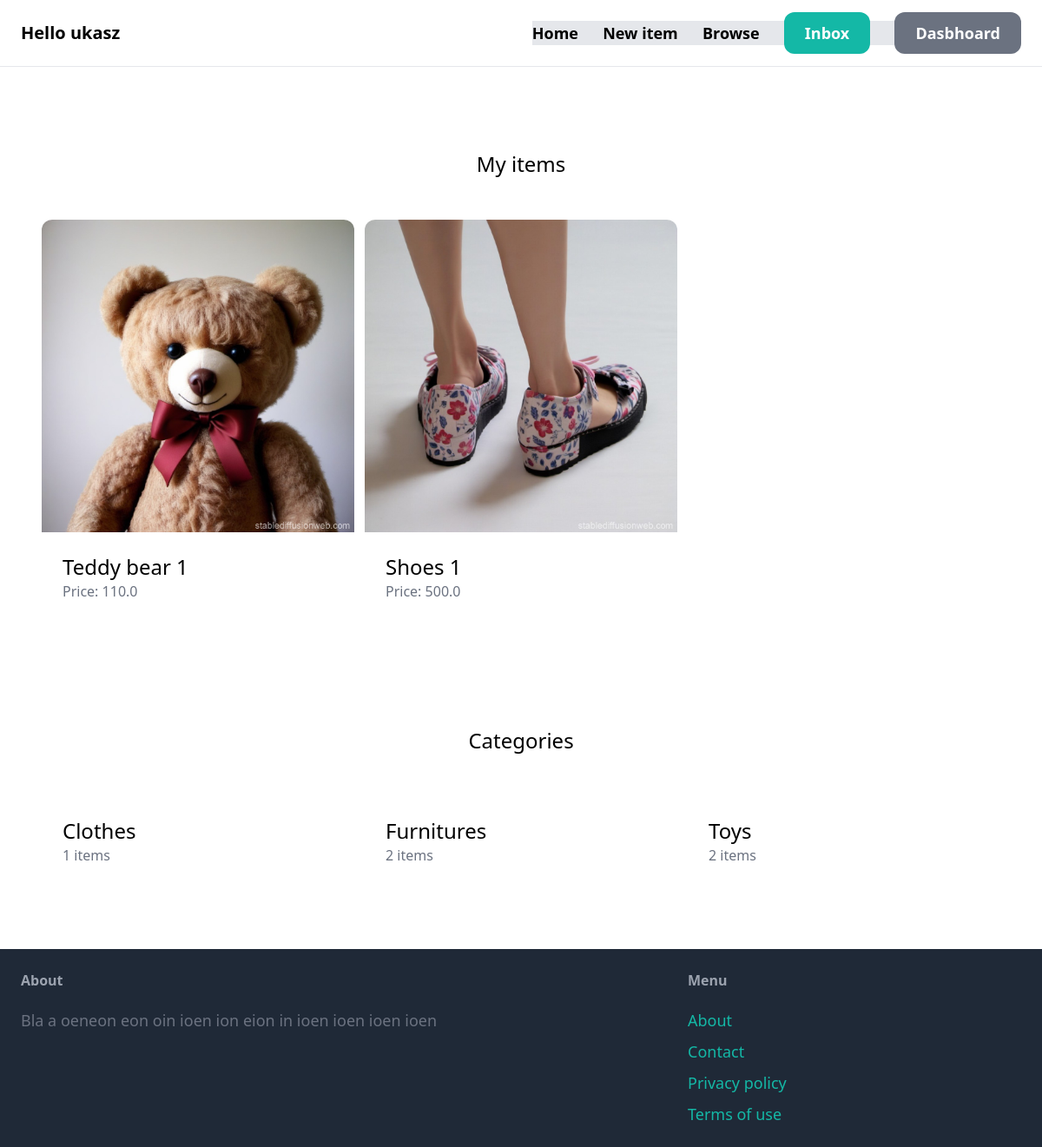
The page /dashboard/ (signed in) on the database its author committed.
### item/models.py (models this page shows, shortened)
class Item(models.Model):
    category    = models.ForeignKey(Category, related_name="items", on_delete=models.CASCADE)
    name        = models.CharField(max_length=120)
    description = models.TextField(blank=True, null=True)
    price       = models.FloatField()
    image       = models.ImageField(upload_to="item_images", blank=True, null=True)
    is_sold     = models.BooleanField(default=False)
    created_by  = models.ForeignKey(User, related_name="items", on_delete=models.CASCADE)
    created_at  = models.DateTimeField(auto_now_add=True)

class Category(models.Model):
    name = models.CharField(max_length=120)
    class Meta:
        ordering = ("name", )
        verbose_name_plural = "Categories"

### dashboard/views.py (the view)
# urls.py: path("", views.index_view, name="index-view"),
@login_required
def index_view(request):
    items = Item.objects.filter(created_by=request.user)
    categories = Category.objects.all()
    context = {
        "items": items,
        "categories": categories
    }
    return render(request, "dashboard/index_view.html", context)

### dashboard/templates/dashboard/index_view.html (shortened to what this page needs)
{% extends "core/core_base.html" %}
{% block content %}
<div class="mt-6 px-6 py-12 gb-gray-100 rounded-xl">
    <h2 class="mb-12 text-2xl text-center ">My items</h2>
    <div class="grid grid-cols-3 gap-3">
        {% for item in items %}
            <div>
                <a href="{% url 'item:detail-view' item.id %}">
                    <div>
                        <img src="{{ item.image.url }}" class="rounded-t-xl"></img>
                    </div>
                    <div class="p-6 bg-white rounded-b-xl">
                        <h2 class="text-2xl ">{{ item.name }}</h2>
                        <p class="text-gray-500">Price: {{ item.price }}</p>
                    </div>
                </a>
            </div>
        {% endfor %}
    </div>
</div>
<div class="mt-6 px-6 py-12 gb-gray-100 rounded-xl">
    <h2 class="mb-12 text-2xl text-center ">Categories</h2>
    <div class="grid grid-cols-3 gap-3">
        {% for category in categories %}
        <div>
            <a href="{% url 'dashboard:category-view' category.id %}">
                <div class="p-6 bg-white rounded-b-xl">
                    <h2 class="text-2xl ">{{ category.name }}</h2>
                    <p class="text-gray-500">{{ category.items.count }} items</p>
                </div>
            </a>
        </div>
        {% endfor %}
    </div>
</div>
{% endblock content %}

### core/templates/core/core_base.html (shortened to what this page needs)
<!DOCTYPE html>
<html>
  <head>
    <script src="https://cdn.tailwindcss.com"></script>
  </head>
  <body>
    <nav class="px-6 py-6 flex justify-between items-center border-b border-gary-200">
      <a href="/" class="text-xl font-semibold">Hello {{ request.user }}</a>
      <div class="space-x-6 bg-gray-200">
        <a href="{% url 'core:index-view' %}" class="text-lg font-semibold hover:text-gray-500">Home</a>
        <a href="{% url 'item:new-view' %}" class="text-lg font-semibold hover:text-gray-500">New item</a>
        <a href="{% url 'item:items-view' %}" class="text-lg font-semibold hover:text-gray-500">Browse</a>
        {% if request.user.is_authenticated %}
        <a href="{% url "conversation:inbox-view" %}" class="px-6 py-3 text-lg font-semibold bg-teal-500 text-white rounded-xl hover:bg-teal-700">Inbox</a>
        <a href="{% url "dashboard:index-view" %}" class="px-6 py-3 text-lg font-semibold bg-gray-500 text-white rounded-xl hover:bg-gray-700">Dasbhoard</a>
        {% else %}
          <a href="{% url 'core:signup-view' %}" class="px-6 py-3 text-lg font-semibold bg-teal-500 text-white rounded-xl hover:bg-teal-700">Sign up</a>
          <a href="{% url 'core:login-view' %}" class="px-6 py-3 text-lg font-semibold bg-gray-500 text-white rounded-xl hover:bg-gray-700">Login</a>
        {% endif %}
      </div>
    </nav>
    <div class="px-6 py-6">
        {% block content %}{% endblock content %}
    </div>
    <footer class="py-6 px-6 flex justify-between bg-gray-800">
      <div class="w-2/3 pr-10">
        <h3 class="mb-5 font-semibold text-gray-400">About</h3>
        <p class="text-lg text-gray-500"> Bla a oeneon eon oin ioen ion eion in ioen ioen ioen ioen </p>
      </div>
      <div class="w-1/3">
        <h3 class="mb-5 font-semibold text-gray-400">Menu</h3>
        <ul class="space-y-2">
          <li><a href="#" class="text-lg text-teal-500 hover:text-teal-700">About</a></li>
          <li><a href="{% url "core:contact-view" %}" class="text-lg text-teal-500 hover:text-teal-700">Contact</a></li>
          <li><a href="#" class="text-lg text-teal-500 hover:text-teal-700">Privacy policy</a></li>
          <li><a href="#" class="text-lg text-teal-500 hover:text-teal-700">Terms of use</a></li>
        </ul>
      </div>
    </footer>
  </body>
</html>

### rows shown on the page
Item: image (picture), name "Teddy bear 1", price "110.0"
Item: image (picture), name "Shoes 1", price "500.0"
Category: name "Clothes", items.count "1"
Category: name "Furnitures", items.count "2"
Category: name "Toys", items.count "2"

### other values the page prints
{{ request.user }} "ukasz"
